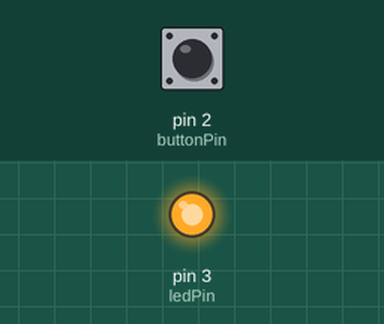
Simulated run of this sketch. Board: Arduino Uno, built with avr-gcc and run on an emulated ATmega328P. Shown: output pins drawn as LEDs (lit = HIGH). Dashed ring = blinking. The inputs (shaded band) are chosen by the test bench; at power-on: pin 2 (buttonPin) HIGH.

Above: at 1.2 s.
1.3 s: pin 2 (buttonPin) pulled LOW for 0.15 s
At 2.6 s:
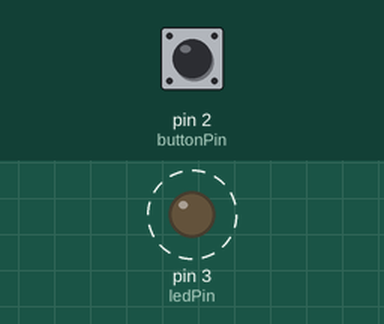
Timing chart, 0 to 10.4 s (numbered marks = the images above; inputs shaded):
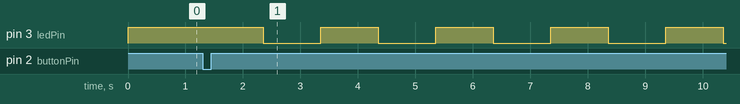

Measured:
- after the input at 1.3 s, pin 3 (ledPin): alternates HIGH for 1.0 s and LOW for 1.0 s, starting after 1.1 s

The sketch:

3-2.ino
```cpp
const int ledPin = 3;
const int buttonPin = 2;

int mode = 0;

int buttonState = HIGH;
int lastButtonReading = HIGH;

unsigned long lastDebounceTime = 0;
unsigned long debounceDelay = 50;

unsigned long previousMillis = 0;

int blinkInterval = 1000;
int ledState = HIGH;

void setup() {
  pinMode(ledPin, OUTPUT);
  pinMode(buttonPin, INPUT_PULLUP);

  digitalWrite(ledPin, HIGH);
}

void loop() {

  int reading = digitalRead(buttonPin);

  // 按鈕防彈跳
  if (reading != lastButtonReading) {
    lastDebounceTime = millis();
  }

  if (millis() - lastDebounceTime > debounceDelay) {

    if (reading != buttonState) {
      buttonState = reading;

      // 按下按鈕
      if (buttonState == LOW) {

        mode++;

        // 第四次回到恆亮
        if (mode > 3) {
          mode = 0;
        }

        previousMillis = millis();
        ledState = HIGH;

        // 設定閃爍速度
        if (mode == 1) {
          blinkInterval = 1000;
        }
        else if (mode == 2) {
          blinkInterval = 600;
        }
        else if (mode == 3) {
          blinkInterval = 350;
        }

        digitalWrite(ledPin, HIGH);
      }
    }
  }

  lastButtonReading = reading;

  // 控制 LED
  if (mode == 0) {

    // 恆亮
    digitalWrite(ledPin, HIGH);

  } else {

    // 閃爍
    unsigned long currentMillis = millis();

    if (currentMillis - previousMillis >= blinkInterval) {

      previousMillis = currentMillis;

      ledState = !ledState;

      digitalWrite(ledPin, ledState);
    }
  }
}
```
